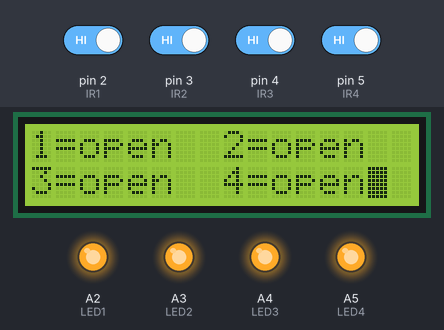
Recording of a sketch running on a simulated Arduino Uno, built with avr-gcc and run on an emulated ATmega328P. Parts: 16×2 character LCD, output pins drawn as LEDs (lit = HIGH). Inputs (shaded band) come from the test bench; at power-on: pin 2 (IR1), pin 3 (IR2), pin 4 (IR3), pin 5 (IR4) HIGH. What the sketch prints to the serial monitor is not drawn.

Above: at 1.2 s.
1.3 s: pin 2 (IR1) driven LOW
At 6.4 s:
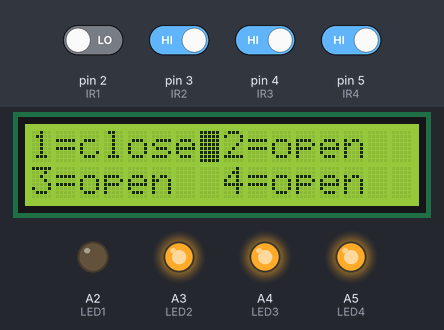
8.0 s: pin 3 (IR2) driven LOW
At 14.6 s:
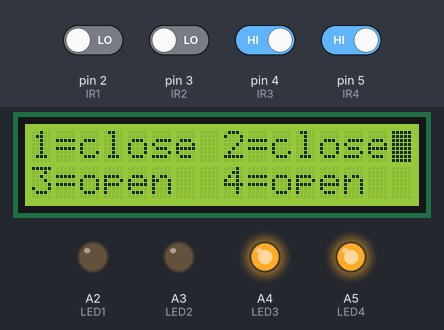
15.0 s: pin 4 (IR3) driven LOW
At 15.7 s:
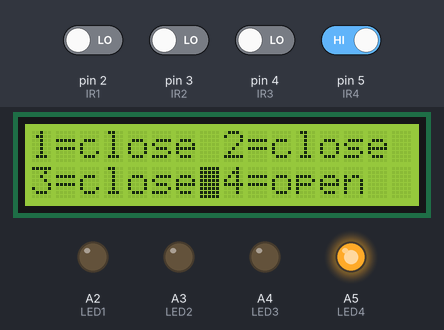
21.7 s: pin 5 (IR4) driven LOW
At 23.9 s:
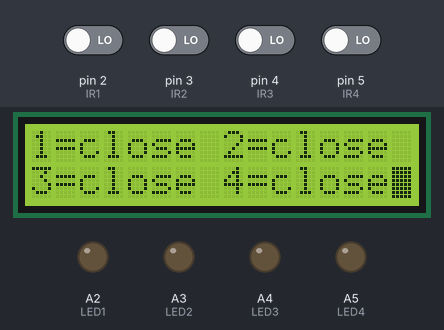
28.4 s: pin 2 (IR1) driven HIGH
At 30.8 s:
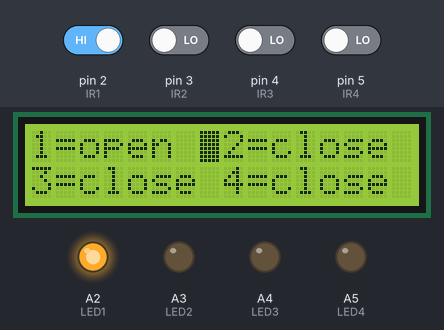
35.1 s: pin 3 (IR2) driven HIGH
At 39.0 s:
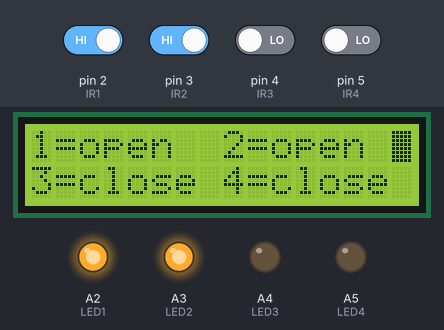
Timing chart, 0 to 40.5 s (numbered marks = the images above; inputs shaded):
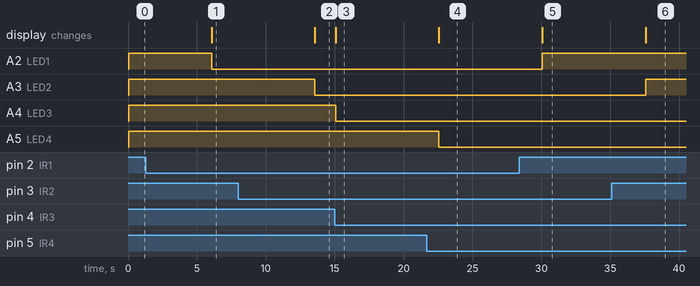

The sketch:

carPark.ino
```cpp
#include <LiquidCrystal.h>
char mtlb_data; //MATLAB Data
int LED1 = A2;
int IR1 = 2;
int LED2 = A3;
int IR2 = 3;
int LED3 = A4;
int IR3 = 4;
int LED4 = A5;
int IR4 =  5;
int sensorOut[]={HIGH,HIGH,HIGH,HIGH};
int check0 = HIGH;
int check1 = HIGH;
int check2 = HIGH;
int check3 = HIGH;
int currentSlot=1;
int LED;
LiquidCrystal lcd(13, 12, 11, 10, 9, 8);

//syntax :- lcd(RS,Enable,D4,D5,D6,D7);
void setup() {
pinMode(LED1,OUTPUT);
pinMode(IR1,INPUT);
pinMode(LED2,OUTPUT);
pinMode(IR2,INPUT);
pinMode(LED3,OUTPUT);
pinMode(IR3,INPUT);
pinMode(LED4,OUTPUT);
pinMode(IR4,INPUT);
lcd.begin(16,2);
lcd.blink();
Serial.begin(115200);
lcd.print("1=open  2=open");
lcd.setCursor(0,1);
lcd.print("3=open  4=open");
digitalWrite(LED1, HIGH);
digitalWrite(LED2, HIGH);
digitalWrite(LED3, HIGH);
digitalWrite(LED4, HIGH);
}
void ChangeLCD(bool occupied,int currentSlot)
{
  if(occupied==true){
    ChangeLCD(currentSlot);
    lcd.print("close");
    Serial.println("clos"+String(currentSlot));
    }
  else{
    ChangeLCD(currentSlot);
    lcd.print("open ");
    Serial.println("open"+String(currentSlot));
    }

}

void ChangeLCD(int currentSlot)
{
 switch (currentSlot)
 {
  case 1:
          lcd.setCursor(2,0);
          break;
  case 2:
          lcd.setCursor(10,0);
          break;
  case 3:
          lcd.setCursor(2,1);
          break;
  case 4:
          lcd.setCursor(10,1);
          break;
  default:
          break;
 }

}
void loop() {

 switch (currentSlot)
 {
  case 1:
          sensorOut[0] = digitalRead(IR1);
          LED = LED1;
          break;
  case 2:
          sensorOut[1]= digitalRead(IR2);
          LED = LED2;
          break;
  case 3:
          sensorOut[2] = digitalRead(IR3);
          LED = LED3;
          break;
  case 4:
          sensorOut[3] = digitalRead(IR4);
          LED = LED4;
          break;
  default:
          break;
 }

 if(sensorOut[0] != check0 ||sensorOut[1]!=check1||sensorOut[2]!=check2||sensorOut[3]!=check3){
  if (sensorOut[currentSlot-1]==LOW)
  {
    digitalWrite(LED, LOW);

      ChangeLCD(true,currentSlot);


  }

  else
  {
    digitalWrite(LED, HIGH);

      ChangeLCD(false,currentSlot);


  }
 }


  if(currentSlot==4){
    currentSlot=1;
    }
    else{
    currentSlot++;
      }
check0=sensorOut[0];
 check1=sensorOut[1];
 check2=sensorOut[2];
 check3=sensorOut[3];
delay(1500);
}
```

Measured:
- after the input at 1.3 s, A2 (LED1): HIGH → LOW after 4.8 s; the display: changes after 4.8 s (image 1)
- after the input at 8.0 s, A3 (LED2): HIGH → LOW after 5.6 s; the display: changes after 5.6 s (image 2)
- after the input at 15.0 s, A4 (LED3): HIGH → LOW after 0.07 s; the display: changes after 0.07 s (image 3)
- after the input at 21.7 s, A5 (LED4): HIGH → LOW after 0.87 s; the display: changes after 0.87 s (image 4)
- after the input at 28.4 s, A2 (LED1): LOW → HIGH after 1.7 s; the display: changes after 1.7 s (image 5)
- after the input at 35.1 s, A3 (LED2): LOW → HIGH after 2.5 s; the display: changes after 2.5 s (image 6)
